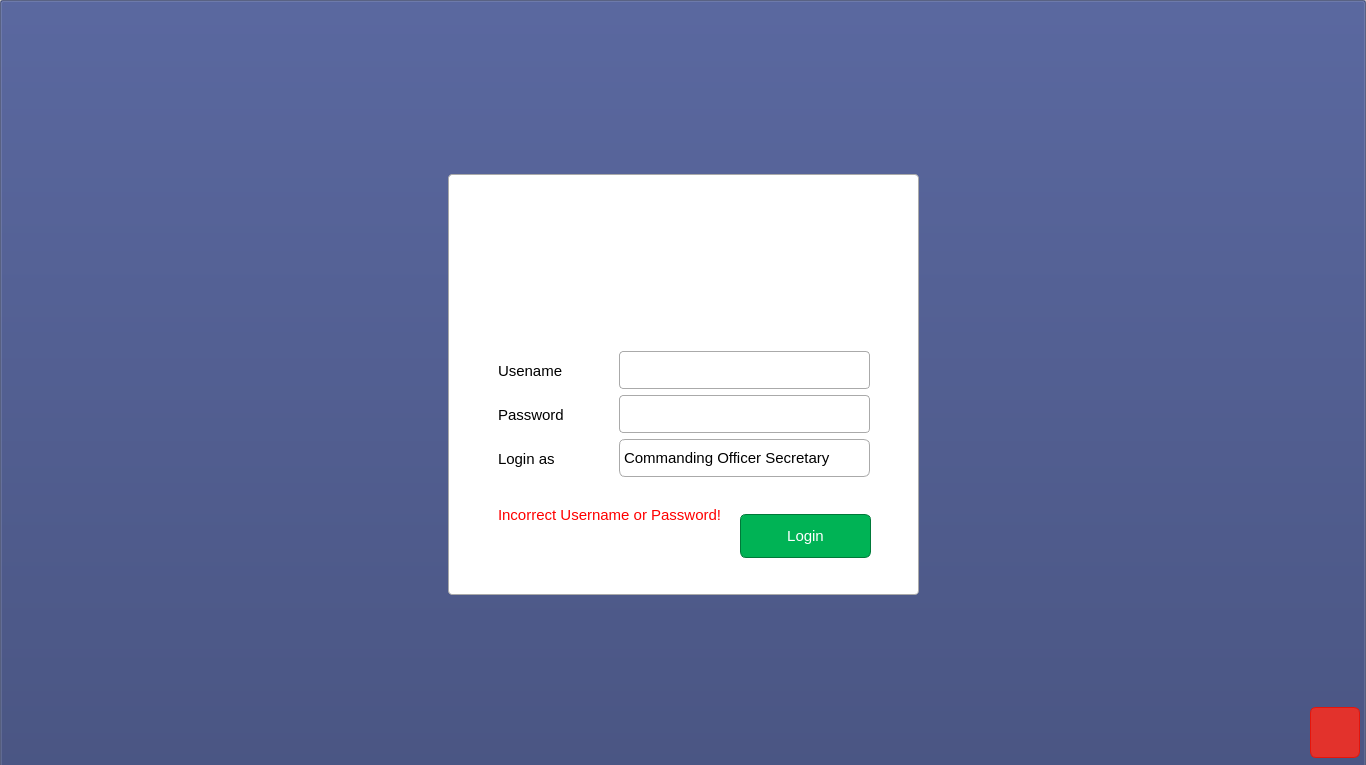
<?xml version="1.0" encoding="UTF-8"?>
<ui version="4.0">
 <class>MainWindow</class>
 <widget class="QMainWindow" name="MainWindow">
  <property name="geometry">
   <rect>
    <x>0</x>
    <y>0</y>
    <width>1366</width>
    <height>765</height>
   </rect>
  </property>
  <property name="windowTitle">
   <string>MainWindow</string>
  </property>
  <widget class="QWidget" name="centralwidget">
   <widget class="QFrame" name="frame">
    <property name="geometry">
     <rect>
      <x>0</x>
      <y>0</y>
      <width>1366</width>
      <height>768</height>
     </rect>
    </property>
    <property name="styleSheet">
     <string notr="true">background-color: #ffffff</string>
    </property>
    <property name="frameShape">
     <enum>QFrame::StyledPanel</enum>
    </property>
    <property name="frameShadow">
     <enum>QFrame::Raised</enum>
    </property>
    <widget class="QLabel" name="label_7">
     <property name="geometry">
      <rect>
       <x>498</x>
       <y>349</y>
       <width>121</width>
       <height>44</height>
      </rect>
     </property>
     <property name="font">
      <font>
       <family>Segoe UI</family>
       <pointsize>11</pointsize>
      </font>
     </property>
     <property name="layoutDirection">
      <enum>Qt::LeftToRight</enum>
     </property>
     <property name="styleSheet">
      <string notr="true">color: #000000;
background-color:#ffffff;
font-size: 11pt</string>
     </property>
     <property name="text">
      <string>Usename</string>
     </property>
     <property name="alignment">
      <set>Qt::AlignLeading|Qt::AlignLeft|Qt::AlignVCenter</set>
     </property>
    </widget>
    <widget class="QLineEdit" name="edtUsername">
     <property name="geometry">
      <rect>
       <x>619</x>
       <y>351</y>
       <width>251</width>
       <height>38</height>
      </rect>
     </property>
     <property name="font">
      <font>
       <family>Segoe UI</family>
       <pointsize>11</pointsize>
      </font>
     </property>
     <property name="styleSheet">
      <string notr="true">QLineEdit{
    border:1px solid #aaa;
    border-radius:4px;
    outline:none;
    padding:6px;
    box-sizing:border-box;
    transition:.3s;
  }
  QLineEdit:hover{
	 border:1px solid #000;	
 	transition:.3s;
}
  QLineEdit:focus{
    border-color:dodgerBlue;
    box-shadow:0 0 8px 0 dodgerBlue;
  }</string>
     </property>
    </widget>
    <widget class="QLabel" name="label_8">
     <property name="geometry">
      <rect>
       <x>498</x>
       <y>393</y>
       <width>121</width>
       <height>44</height>
      </rect>
     </property>
     <property name="font">
      <font>
       <family>Segoe UI</family>
       <pointsize>11</pointsize>
      </font>
     </property>
     <property name="layoutDirection">
      <enum>Qt::LeftToRight</enum>
     </property>
     <property name="styleSheet">
      <string notr="true">color: #000000;
background-color:#ffffff;
font-size: 11pt</string>
     </property>
     <property name="text">
      <string>Password</string>
     </property>
     <property name="alignment">
      <set>Qt::AlignLeading|Qt::AlignLeft|Qt::AlignVCenter</set>
     </property>
    </widget>
    <widget class="QLineEdit" name="edtPassword">
     <property name="geometry">
      <rect>
       <x>619</x>
       <y>395</y>
       <width>251</width>
       <height>38</height>
      </rect>
     </property>
     <property name="font">
      <font>
       <family>Segoe UI</family>
       <pointsize>11</pointsize>
      </font>
     </property>
     <property name="styleSheet">
      <string notr="true">QLineEdit{
    border:1px solid #aaa;
    border-radius:4px;
    outline:none;
    padding:6px;
    box-sizing:border-box;
    transition:.3s;
  }
  QLineEdit:hover{
	 border:1px solid #000;	
 	transition:.3s;
}
  QLineEdit:focus{
    border-color:dodgerBlue;
    box-shadow:0 0 8px 0 dodgerBlue;
  }</string>
     </property>
     <property name="echoMode">
      <enum>QLineEdit::Password</enum>
     </property>
    </widget>
    <widget class="QLabel" name="label_9">
     <property name="geometry">
      <rect>
       <x>498</x>
       <y>437</y>
       <width>121</width>
       <height>44</height>
      </rect>
     </property>
     <property name="font">
      <font>
       <family>Segoe UI</family>
       <pointsize>11</pointsize>
      </font>
     </property>
     <property name="layoutDirection">
      <enum>Qt::LeftToRight</enum>
     </property>
     <property name="styleSheet">
      <string notr="true">color: #000000;
background-color:#ffffff;
font-size: 11pt</string>
     </property>
     <property name="text">
      <string>Login as</string>
     </property>
     <property name="alignment">
      <set>Qt::AlignLeading|Qt::AlignLeft|Qt::AlignVCenter</set>
     </property>
    </widget>
    <widget class="QLabel" name="lblDataEntrySuccessful">
     <property name="enabled">
      <bool>true</bool>
     </property>
     <property name="geometry">
      <rect>
       <x>498</x>
       <y>493</y>
       <width>291</width>
       <height>44</height>
      </rect>
     </property>
     <property name="font">
      <font>
       <family>Segoe UI</family>
       <pointsize>11</pointsize>
      </font>
     </property>
     <property name="layoutDirection">
      <enum>Qt::LeftToRight</enum>
     </property>
     <property name="styleSheet">
      <string notr="true">color: red;
background-color:#ffffff;
font-size: 11pt</string>
     </property>
     <property name="text">
      <string>Incorrect Username or Password!</string>
     </property>
     <property name="alignment">
      <set>Qt::AlignLeading|Qt::AlignLeft|Qt::AlignVCenter</set>
     </property>
    </widget>
    <widget class="QPushButton" name="pushButton_2">
     <property name="enabled">
      <bool>true</bool>
     </property>
     <property name="geometry">
      <rect>
       <x>608</x>
       <y>194</y>
       <width>150</width>
       <height>120</height>
      </rect>
     </property>
     <property name="styleSheet">
      <string notr="true"> border:1px solid #fff;
    border-radius:4px;
    outline:none;</string>
     </property>
     <property name="text">
      <string/>
     </property>
     <property name="icon">
      <iconset resource="../IconResource.qrc">
       <normaloff>:/images/logoMTIPLarge2.png</normaloff>:/images/logoMTIPLarge2.png</iconset>
     </property>
     <property name="iconSize">
      <size>
       <width>200</width>
       <height>100</height>
      </size>
     </property>
    </widget>
    <widget class="QComboBox" name="cBoxLoginAs">
     <property name="geometry">
      <rect>
       <x>619</x>
       <y>439</y>
       <width>251</width>
       <height>38</height>
      </rect>
     </property>
     <property name="font">
      <font>
       <family>Segoe UI</family>
       <pointsize>11</pointsize>
       <kerning>true</kerning>
      </font>
     </property>
     <property name="cursor">
      <cursorShape>PointingHandCursor</cursorShape>
     </property>
     <property name="styleSheet">
      <string notr="true">QComboBox{ border-width: 1px;
 border-color: #aaa;
 border-style: solid;
border-radius:6; 
}

QComboBox::drop-down:button{
background-color:transparent;
}
QComboBox::down-arrow {
 
    image: url(C:/Users/home/Desktop/IndoorPoistionInterfaces/InterfaceIcons/dropDown.png);
    width: 25px;
    height: 9px;
}
QComboBox:hover{
	 border:1px solid #000;	
 	transition:.3s;
}
  QComboBox:focus{
    border-color:dodgerBlue;
    box-shadow:0 0 8px 0 dodgerBlue;
  }
</string>
     </property>
     <property name="editable">
      <bool>false</bool>
     </property>
     <property name="frame">
      <bool>true</bool>
     </property>
     <item>
      <property name="text">
       <string>Commanding Officer Secretary</string>
      </property>
     </item>
     <item>
      <property name="text">
       <string>Commanding Officer</string>
      </property>
     </item>
     <item>
      <property name="text">
       <string>Executive Officer</string>
      </property>
     </item>
     <item>
      <property name="text">
       <string>Weapon Engineering Officer</string>
      </property>
     </item>
     <item>
      <property name="text">
       <string>Marine Engineering Officer</string>
      </property>
     </item>
     <item>
      <property name="text">
       <string>Supply Officer</string>
      </property>
     </item>
     <item>
      <property name="text">
       <string>Principal Warfare Officer</string>
      </property>
     </item>
     <item>
      <property name="text">
       <string>Officer of the Day</string>
      </property>
     </item>
     <item>
      <property name="text">
       <string>Officer on Watch</string>
      </property>
     </item>
    </widget>
    <widget class="QPushButton" name="btnLogin">
     <property name="geometry">
      <rect>
       <x>740</x>
       <y>514</y>
       <width>131</width>
       <height>44</height>
      </rect>
     </property>
     <property name="font">
      <font>
       <family>Segoe UI</family>
       <pointsize>11</pointsize>
      </font>
     </property>
     <property name="cursor">
      <cursorShape>PointingHandCursor</cursorShape>
     </property>
     <property name="styleSheet">
      <string notr="true">QPushButton
{
    color: #ffffff;
    background-color:#00B355;
    border-width: 1px;
    border-color: #007939;
    border-style: solid;
    border-radius: 6;
    padding: 3px;
    font-size: 11pt;
    padding-left: 5px;
    padding-right: 5px;
}

QPushButton:hover
{
    background-color:#00D564
}
QPushButton:pressed
{
    background-color: #00B355;
 	border-width: 3px;
    border-color: #00D564;
    border-style: solid;
    border-radius: 6;

}</string>
     </property>
     <property name="text">
      <string>Login</string>
     </property>
     <property name="icon">
      <iconset resource="../IconResource.qrc">
       <normaloff>:/images/login.png</normaloff>:/images/login.png</iconset>
     </property>
     <property name="iconSize">
      <size>
       <width>25</width>
       <height>25</height>
      </size>
     </property>
    </widget>
    <widget class="QLabel" name="label">
     <property name="geometry">
      <rect>
       <x>448</x>
       <y>174</y>
       <width>471</width>
       <height>421</height>
      </rect>
     </property>
     <property name="styleSheet">
      <string notr="true">   border:1px solid #aaa;
    border-radius:4px;
    outline:none;
    padding:6px;</string>
     </property>
     <property name="text">
      <string/>
     </property>
    </widget>
    <widget class="QPushButton" name="pushButton_3">
     <property name="enabled">
      <bool>true</bool>
     </property>
     <property name="geometry">
      <rect>
       <x>0</x>
       <y>0</y>
       <width>1366</width>
       <height>768</height>
      </rect>
     </property>
     <property name="styleSheet">
      <string notr="true">background-color: rgba(47, 60, 113, 0.6);</string>
     </property>
     <property name="text">
      <string/>
     </property>
     <property name="iconSize">
      <size>
       <width>1366</width>
       <height>768</height>
      </size>
     </property>
    </widget>
    <widget class="QPushButton" name="pushButton_4">
     <property name="enabled">
      <bool>true</bool>
     </property>
     <property name="geometry">
      <rect>
       <x>0</x>
       <y>0</y>
       <width>1366</width>
       <height>768</height>
      </rect>
     </property>
     <property name="styleSheet">
      <string notr="true"> border:1px solid #fff;
    border-radius:4px;
    outline:none;</string>
     </property>
     <property name="text">
      <string/>
     </property>
     <property name="icon">
      <iconset resource="../IconResource.qrc">
       <normaloff>:/images/shipBackground.png</normaloff>:/images/shipBackground.png</iconset>
     </property>
     <property name="iconSize">
      <size>
       <width>1366</width>
       <height>768</height>
      </size>
     </property>
    </widget>
    <widget class="QPushButton" name="btnShutdown">
     <property name="enabled">
      <bool>true</bool>
     </property>
     <property name="geometry">
      <rect>
       <x>1310</x>
       <y>707</y>
       <width>50</width>
       <height>51</height>
      </rect>
     </property>
     <property name="cursor">
      <cursorShape>PointingHandCursor</cursorShape>
     </property>
     <property name="styleSheet">
      <string notr="true">QPushButton
{
    color: #ffffff;
    background-color:#E3322C;
    border-width: 1px;
    border-color: #E6150B;
    border-style: solid;
    border-radius: 6;
    padding: 3px;
    font-size: 11pt;
    padding-left: 5px;
    padding-right: 5px;
}

QPushButton:hover
{
    background-color:#F87169
}
QPushButton:pressed
{
    background-color: #E3322C;
 	border-width: 3px;
    border-color: #F87169;
    border-style: solid;
    border-radius: 6;

}</string>
     </property>
     <property name="text">
      <string/>
     </property>
     <property name="icon">
      <iconset resource="../IconResource.qrc">
       <normaloff>:/images/shutDown.png</normaloff>:/images/shutDown.png</iconset>
     </property>
     <property name="iconSize">
      <size>
       <width>32</width>
       <height>32</height>
      </size>
     </property>
    </widget>
    <zorder>pushButton_4</zorder>
    <zorder>pushButton_3</zorder>
    <zorder>label</zorder>
    <zorder>edtUsername</zorder>
    <zorder>label_7</zorder>
    <zorder>edtPassword</zorder>
    <zorder>label_8</zorder>
    <zorder>cBoxLoginAs</zorder>
    <zorder>label_9</zorder>
    <zorder>lblDataEntrySuccessful</zorder>
    <zorder>btnLogin</zorder>
    <zorder>pushButton_2</zorder>
    <zorder>btnShutdown</zorder>
   </widget>
  </widget>
 </widget>
 <resources>
  <include location="../IconResource.qrc"/>
 </resources>
 <connections/>
</ui>
